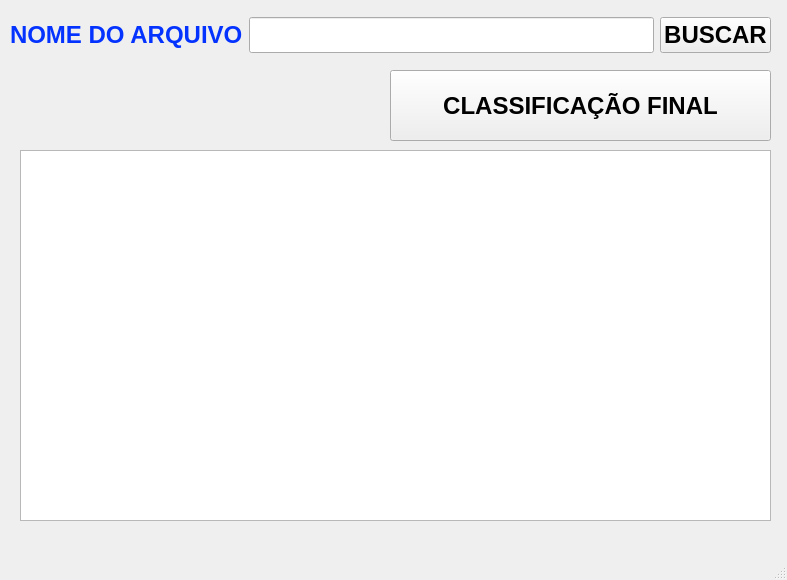
<?xml version="1.0" encoding="UTF-8"?>
<ui version="4.0">
 <class>MainWindow</class>
 <widget class="QMainWindow" name="MainWindow">
  <property name="geometry">
   <rect>
    <x>0</x>
    <y>0</y>
    <width>787</width>
    <height>580</height>
   </rect>
  </property>
  <property name="sizePolicy">
   <sizepolicy hsizetype="Preferred" vsizetype="Preferred">
    <horstretch>0</horstretch>
    <verstretch>0</verstretch>
   </sizepolicy>
  </property>
  <property name="windowTitle">
   <string>SISTEMA DA FORMULA UM</string>
  </property>
  <widget class="QWidget" name="centralwidget">
   <widget class="QPushButton" name="pushButtonClassificacaoFinal">
    <property name="geometry">
     <rect>
      <x>390</x>
      <y>70</y>
      <width>381</width>
      <height>71</height>
     </rect>
    </property>
    <property name="font">
     <font>
      <pointsize>18</pointsize>
      <bold>true</bold>
     </font>
    </property>
    <property name="text">
     <string>CLASSIFICAÇÃO FINAL</string>
    </property>
   </widget>
   <widget class="QTableWidget" name="tableWidgetSaida">
    <property name="geometry">
     <rect>
      <x>20</x>
      <y>150</y>
      <width>751</width>
      <height>371</height>
     </rect>
    </property>
    <property name="sizePolicy">
     <sizepolicy hsizetype="Expanding" vsizetype="Expanding">
      <horstretch>0</horstretch>
      <verstretch>0</verstretch>
     </sizepolicy>
    </property>
    <property name="font">
     <font>
      <pointsize>18</pointsize>
      <bold>true</bold>
     </font>
    </property>
   </widget>
   <widget class="QWidget" name="layoutWidget">
    <property name="geometry">
     <rect>
      <x>10</x>
      <y>10</y>
      <width>761</width>
      <height>51</height>
     </rect>
    </property>
    <layout class="QHBoxLayout" name="horizontalLayout">
     <item>
      <widget class="QLabel" name="label">
       <property name="font">
        <font>
         <pointsize>18</pointsize>
         <bold>true</bold>
        </font>
       </property>
       <property name="text">
        <string>&lt;html&gt;&lt;head/&gt;&lt;body&gt;&lt;p&gt;&lt;span style=&quot; color:#0433ff;&quot;&gt;NOME DO ARQUIVO&lt;/span&gt;&lt;/p&gt;&lt;/body&gt;&lt;/html&gt;</string>
       </property>
      </widget>
     </item>
     <item>
      <widget class="QLineEdit" name="lineEditNomeDoArquivo">
       <property name="font">
        <font>
         <pointsize>18</pointsize>
         <bold>true</bold>
        </font>
       </property>
      </widget>
     </item>
     <item>
      <widget class="QPushButton" name="pushButtonBuscar">
       <property name="font">
        <font>
         <pointsize>18</pointsize>
         <bold>true</bold>
        </font>
       </property>
       <property name="text">
        <string>BUSCAR</string>
       </property>
      </widget>
     </item>
    </layout>
   </widget>
  </widget>
  <widget class="QMenuBar" name="menubar">
   <property name="geometry">
    <rect>
     <x>0</x>
     <y>0</y>
     <width>787</width>
     <height>25</height>
    </rect>
   </property>
  </widget>
  <widget class="QStatusBar" name="statusbar"/>
 </widget>
 <resources/>
 <connections/>
</ui>
